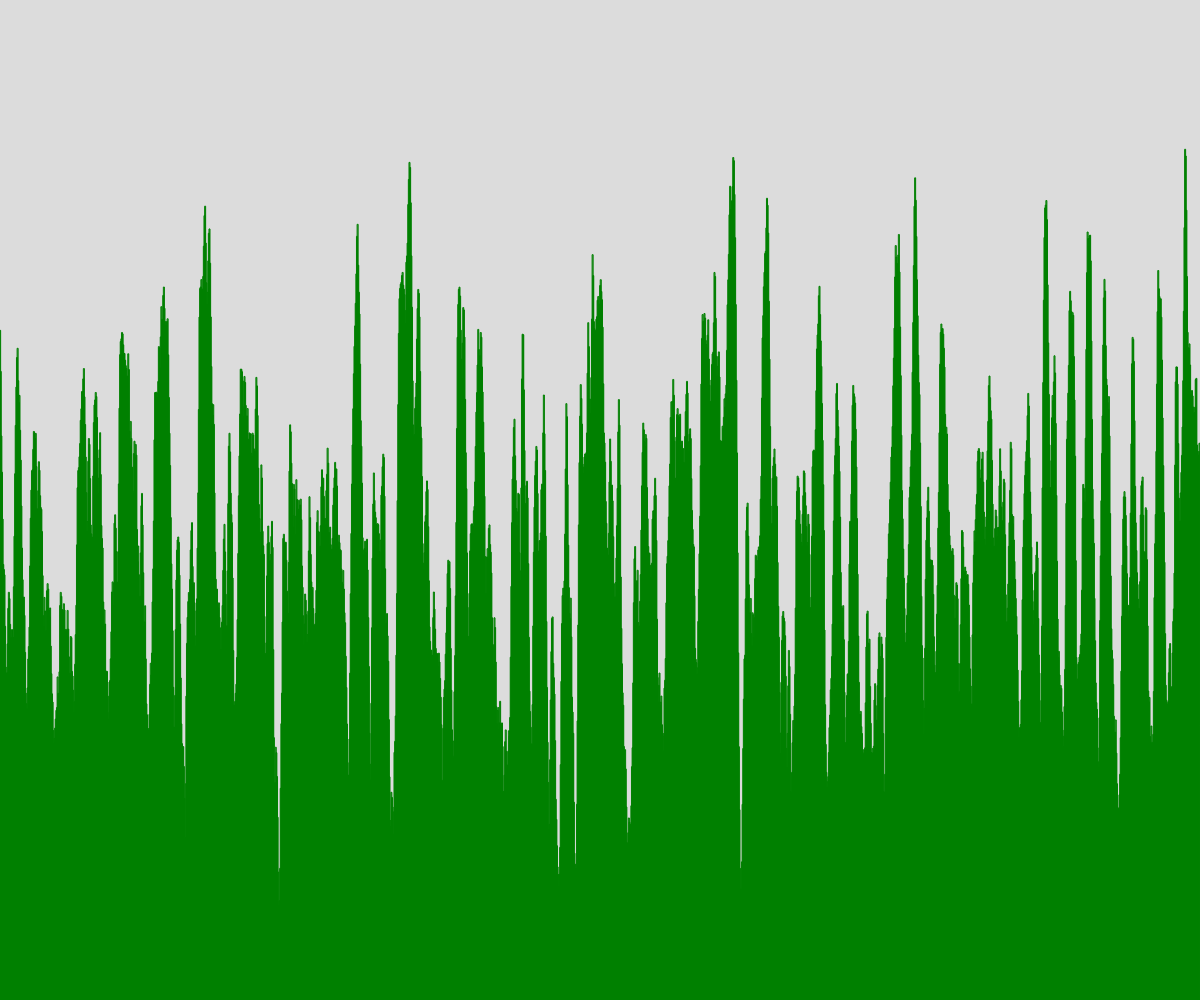
Frame 1 (no input)
Frame 60 (no input): identical to frame 1, image omitted
Frame 120 (the mouse pressed at the canvas centre since frame 60): identical to frame 1, image omitted

The p5.js sketch that drew this single still picture (run headless with seeded random() and noise() and a simulated clock; from frame 60 on, the mouse is pressed at the canvas centre):

// p5.js sketch
// ── sketch.js
// Terrain Generation
// Graham Lindsay
// October 16th, 2025

let terrain = [];
const NUMBER_OF_RECTS = 1920;

function setup() {
  createCanvas(windowWidth, windowHeight);
  generateTerrain();
}


function draw() {
  background(220);
  fill("green");
  stroke("green");

  for (let theRect of terrain) {
    rect(theRect.x, theRect.y, theRect.w, theRect.h);
  }
}

function spawnRectangle(leftSide, rectWidth, rectHeight) {
  let theRect = {
    x: leftSide,
    y: height - rectHeight,
    w: rectWidth,
    h: rectHeight,
  };

  return theRect;
}

function generateTerrain() {
  let theWidth = width/NUMBER_OF_RECTS;
  let time = 0;
  let deltaTime = random(0.001, 0.1);
  for (let i = 0; i < NUMBER_OF_RECTS; i++) {
    let theHeight = noise(time) * height;
    let someRect = spawnRectangle(theWidth * i, theWidth, theHeight);
    terrain.push(someRect);
    time += deltaTime;
  }
}
